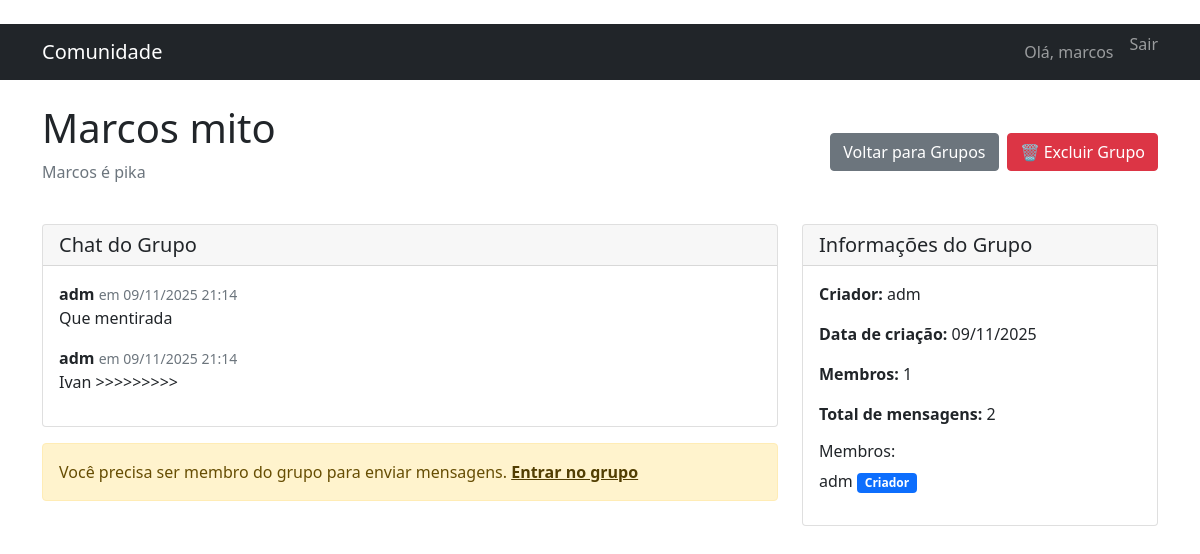
The app's page /chat/grupo/3/ (signed in) with its own data.
### chat/models.py (models this page shows, shortened)
class Grupo(models.Model):
    nome = models.CharField(max_length=100)
    descricao = models.TextField(blank=True)
    criador = models.ForeignKey(User, on_delete=models.CASCADE)
    data_criacao = models.DateTimeField(auto_now_add=True)
    membros = models.ManyToManyField(User, related_name='grupos', blank=True)
    class Meta:
        ordering = ['-data_criacao']

class Mensagem(models.Model):
    grupo = models.ForeignKey(Grupo, on_delete=models.CASCADE, related_name='mensagens')
    autor = models.ForeignKey(User, on_delete=models.CASCADE)
    conteudo = models.TextField()
    data_envio = models.DateTimeField(auto_now_add=True)
    class Meta:
        ordering = ['data_envio']

### chat/views.py (the view)
# urls.py: path('grupo/<int:grupo_id>/', views.detalhes_grupo, name='detalhes_grupo'),
@login_required
def detalhes_grupo(request, grupo_id):
    grupo = get_object_or_404(Grupo, id=grupo_id)
    mensagens = grupo.mensagens.all()[:50]
    if request.method == 'POST':
        form = MensagemForm(request.POST)
        if form.is_valid():
            mensagem = form.save(commit=False)
            mensagem.grupo = grupo
            mensagem.autor = request.user
            mensagem.save()
            return redirect('chat:detalhes_grupo', grupo_id=grupo.id)
    else:
        form = MensagemForm()
    return render(request, 'chat/detalhes_grupo.html', {
        'grupo': grupo,
        'mensagens': mensagens,
        'form': form
    })

### chat/templates/chat/detalhes_grupo.html (shortened to what this page needs)
﻿{% extends 'base.html' %}
{% block content %}
<div class="d-flex justify-content-between align-items-center mb-4">
    <div>
        <h1>{{ grupo.nome }}</h1>
        <p class="text-muted">{{ grupo.descricao }}</p>
    </div>
    <div class="d-flex gap-2">
        <a href="{% url 'chat:lista_grupos' %}" class="btn btn-secondary">Voltar para Grupos</a>
        {% if user == grupo.criador or user.is_superuser %}
            <a href="{% url 'chat:excluir_grupo' grupo.id %}" class="btn btn-danger">
                🗑️ Excluir Grupo
            </a>
        {% endif %}
    </div>
</div>
<div class="row">
    <div class="col-md-8">
        <div class="card">
            <div class="card-header">
                <h5 class="mb-0">Chat do Grupo</h5>
            </div>
            <div class="card-body" style="max-height: 400px; overflow-y: auto;" id="chat-messages">
                {% for mensagem in mensagens %}
                <div class="mb-3">
                    <strong>{{ mensagem.autor.username }}</strong>
                    <small class="text-muted">em {{ mensagem.data_envio|date:"d/m/Y H:i" }}</small>
                    <p class="mb-1">{{ mensagem.conteudo }}</p>
                </div>
                {% empty %}
                <p class="text-muted">Nenhuma mensagem ainda. Seja o primeiro a enviar uma mensagem!</p>
                {% endfor %}
            </div>
        </div>
        {% if user in grupo.membros.all %}
        <div class="card mt-3">
            <div class="card-body">
                <form method="post">
                    {% csrf_token %}
                    <div class="mb-3">
                        {{ form.conteudo }}
                    </div>
                    <button type="submit" class="btn btn-primary">Enviar Mensagem</button>
                </form>
            </div>
        </div>
        {% else %}
        <div class="alert alert-warning mt-3">
            Você precisa ser membro do grupo para enviar mensagens.
            <a href="{% url 'chat:entrar_grupo' grupo.id %}" class="alert-link">Entrar no grupo</a>
        </div>
        {% endif %}
    </div>
    <div class="col-md-4">
        <div class="card">
            <div class="card-header">
                <h5 class="mb-0">Informações do Grupo</h5>
            </div>
            <div class="card-body">
                <p><strong>Criador:</strong> {{ grupo.criador.username }}</p>
                <p><strong>Data de criação:</strong> {{ grupo.data_criacao|date:"d/m/Y" }}</p>
                <p><strong>Membros:</strong> {{ grupo.membros.count }}</p>
                <p><strong>Total de mensagens:</strong> {{ grupo.mensagens.count }}</p>
                <h6>Membros:</h6>
                <ul class="list-unstyled">
                    {% for membro in grupo.membros.all %}
                    <li>
                        {{ membro.username }}
                        {% if membro == grupo.criador %}
                            <span class="badge bg-primary">Criador</span>
                        {% endif %}
                    </li>
                    {% endfor %}
                </ul>
            </div>
        </div>
    </div>
</div>
{% endblock %}

### templates/base.html (shortened to what this page needs)
<!DOCTYPE html>
<html lang="pt-br">
<head>
    <link href="https://cdn.jsdelivr.net/npm/bootstrap@5.1.3/dist/css/bootstrap.min.css" rel="stylesheet">
</head>
<body>
    <nav class="navbar navbar-expand-lg navbar-dark bg-dark">
        <div class="container">
            <a class="navbar-brand" href="{% url 'chat:lista_grupos' %}">Comunidade</a>
            <div class="navbar-nav ms-auto">
                {% if user.is_authenticated %}
                    <span class="navbar-text me-3">Olá, {{ user.username }}</span>
                    <form method="post" action="{% url 'logout' %}" class="d-inline">
                        <button type="submit" class="btn btn-link nav-link p-0" style="border: none; background: none;">
                            Sair
                        </button>
                    </form>
                {% else %}
                    <a class="nav-link" href="{% url 'login' %}">Entrar</a>
                {% endif %}
            </div>
        </div>
    </nav>
    <div class="container mt-4">
        {% block content %}
        {% endblock %}
    </div>
</body>
</html>

### records on screen
Grupo: nome "Marcos mito", descricao "Marcos é pika", criador.username "adm", data_criacao "09/11/2025", membros.count "1", mensagens.count "2"
Mensagem: autor.username "adm", data_envio "09/11/2025 21:14", conteudo "Que mentirada"
Mensagem: autor.username "adm", data_envio "09/11/2025 21:14", conteudo "Ivan >>>>>>>>>"

### other values on screen
{{ user.username }} "marcos"
{{ membro.username }} "adm"
